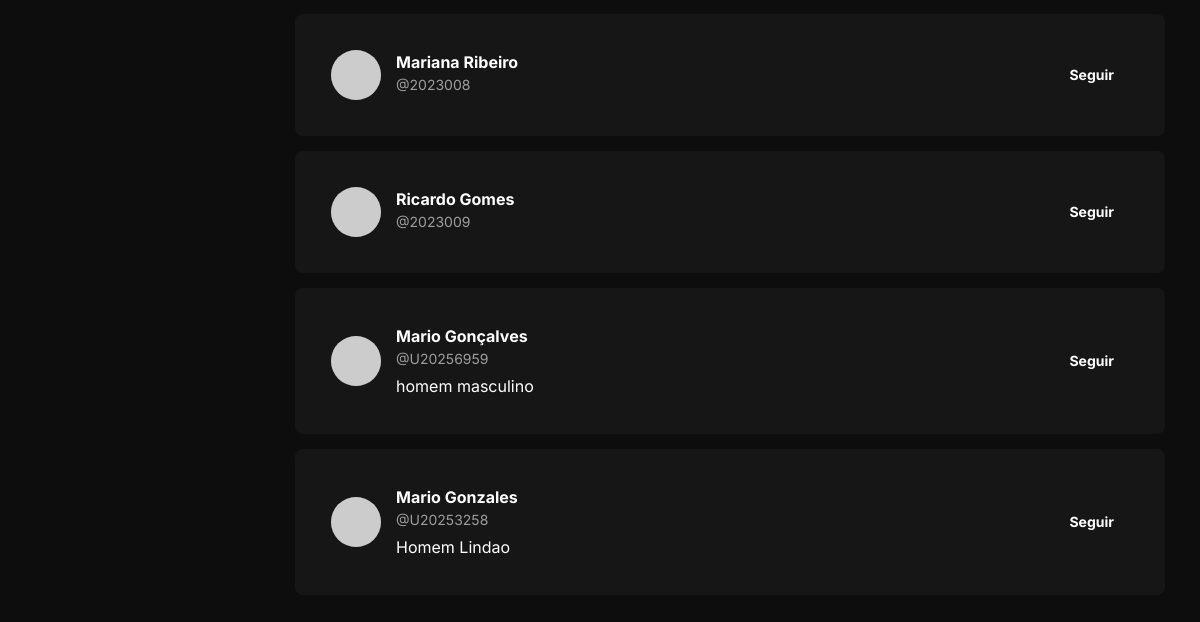
Before: /explorar.php?tab=usuarios (signed in, lower part) with the older database file.
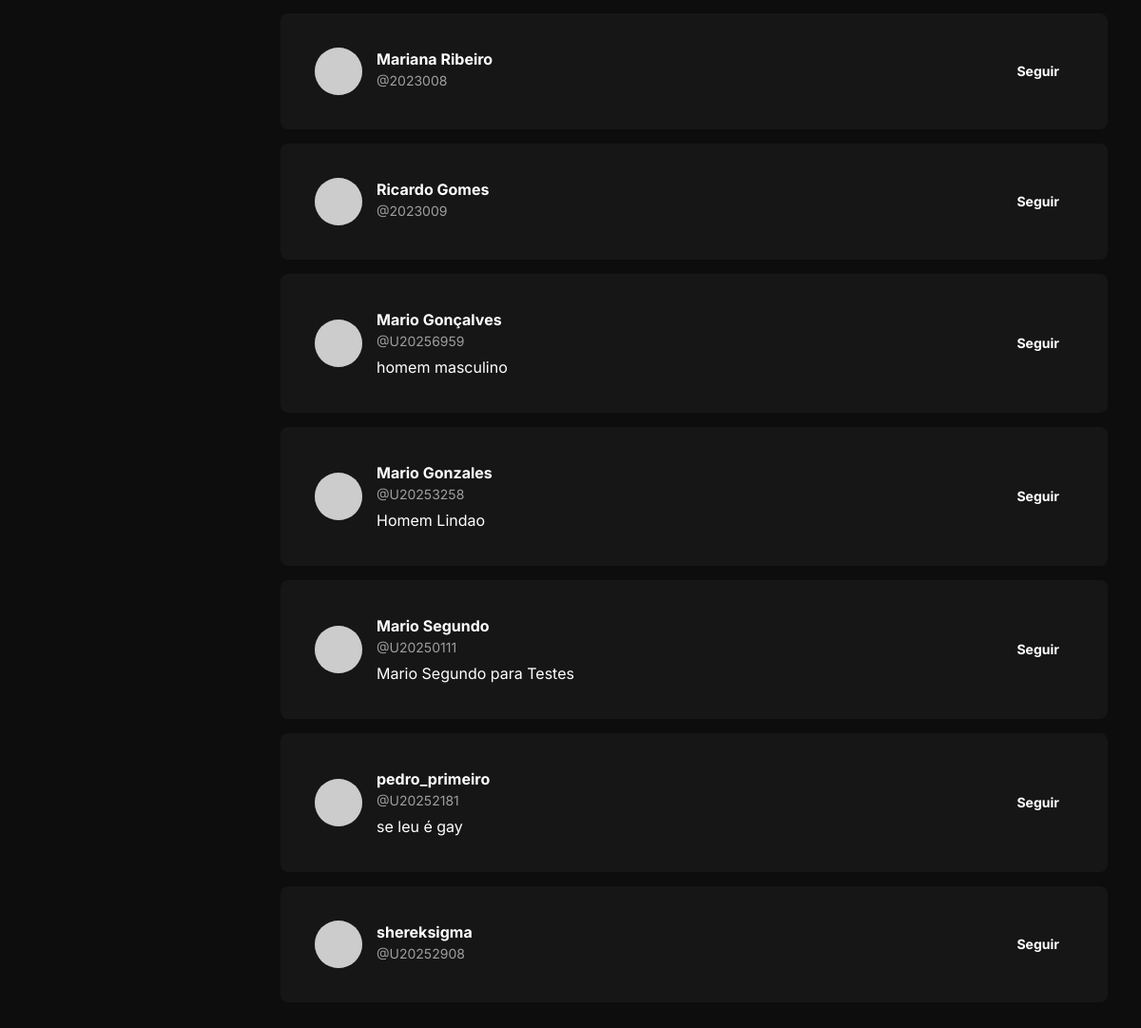
After: the same page with the newer database file.
### tables this page shows
CREATE TABLE `usuario` (
  `idusuario` int(10) UNSIGNED NOT NULL,
  `matricula` varchar(20) NOT NULL,
  `idade` tinyint(3) UNSIGNED NOT NULL,
  `foto` varchar(255) DEFAULT NULL,
  `email` varchar(100) NOT NULL,
  `nome` varchar(80) NOT NULL,
  `senha` varchar(255) NOT NULL,
  `data_criacao` datetime NOT NULL DEFAULT current_timestamp(),
  `status` enum('ativo','inativo') NOT NULL DEFAULT 'ativo',
  `criado_em` datetime NOT NULL DEFAULT current_timestamp(),
  `atualizado_em` datetime NOT NULL DEFAULT current_timestamp() ON UPDATE current_timestamp(),
  `admin` tinyint(1) NOT NULL DEFAULT 0
);

CREATE TABLE `usuario_config` (
  `id` int(11) NOT NULL,
  `usuario_id` int(10) UNSIGNED NOT NULL,
  `bio` text DEFAULT NULL,
  `telefone` varchar(20) DEFAULT NULL,
  `created_at` timestamp NOT NULL DEFAULT current_timestamp(),
  `updated_at` timestamp NOT NULL DEFAULT current_timestamp() ON UPDATE current_timestamp()
);

### includes/sidebar.php (called while the page is built, shortened)
<?php
$usuarioAtualId = $_SESSION['usuario_id'] ?? null;
?>

### functions/explorar_functions.php (called while the page is built, shortened)
<?php
function buscarUsuarios($pdo, $termoBusca = null, $usuarioAtualId, $pagina = 1, $itensPorPagina = 10) {
    $offset = ($pagina - 1) * $itensPorPagina;
    $sql = "SELECT u.idusuario, u.nome, u.matricula, u.email,
            uc.bio
            FROM usuario u
            LEFT JOIN usuario_config uc ON u.idusuario = uc.usuario_id
            WHERE u.idusuario != :usuarioAtualId
            AND u.status = 'ativo'";
    $params = [':usuarioAtualId' => $usuarioAtualId];
    $sql .= " LIMIT :offset, :limit";
    $stmt = $pdo->prepare($sql);
    foreach ($params as $key => $value) {
        $stmt->bindValue($key, $value);
    }
    $stmt->bindValue(':offset', $offset, PDO::PARAM_INT);
    $stmt->bindValue(':limit', $itensPorPagina, PDO::PARAM_INT);
    $stmt->execute();
    return $stmt->fetchAll(PDO::FETCH_ASSOC);
}
function estaSeguindo($pdo, $seguidorId, $seguidoId) {
    $sql = "SELECT COUNT(*)
            FROM usuario_seguidores
            WHERE seguidor_id = :seguidor_id AND seguido_id = :seguido_id";
    $stmt = $pdo->prepare($sql);
    $stmt->bindValue(':seguidor_id', $seguidorId, PDO::PARAM_INT);
    $stmt->bindValue(':seguido_id', $seguidoId, PDO::PARAM_INT);
    $stmt->execute();
    return $stmt->fetchColumn() > 0;
}

### explorar.php (the view, shortened to what the changed rows need)
<?php
require './functions/explorar_functions.php';
require 'includes/conexao.php';
$usuarioAtualId = isset($_SESSION['usuario_id']) ? $_SESSION['usuario_id'] : 0;
$termoBusca = isset($_GET['search']) ? trim($_GET['search']) : null;
$usuarios = buscarUsuarios($pdo, $termoBusca, $usuarioAtualId, 1, 10000);
$active_tab = isset($_GET['tab']) ? $_GET['tab'] : 'tendencias';
?>
<!DOCTYPE html>
<html lang="pt-BR">
<head>
    <link href="https://cdn.jsdelivr.net/npm/bootstrap@5.3.0-alpha1/dist/css/bootstrap.min.css" rel="stylesheet">
    <link rel="stylesheet" href="https://cdnjs.cloudflare.com/ajax/libs/font-awesome/5.15.4/css/all.min.css">
    <link rel="stylesheet" href="assets/css/style.css">
    <?php include 'includes/header.php'; ?>
</head>
<body>
    <?php include 'includes/sidebar.php' ?>
    <div class="d-flex">
        <div class="content-wrapper">
            <div class="container">
                <main class="content">
                    <?php if ($active_tab === 'tendencias'): ?>
                        <div class="tendencias-container">
                            <div class="alert alert-info">
                                As tendências serão implementadas na próxima versão.
                            </div>
                        </div>
                    <?php elseif ($active_tab === 'usuarios'): ?>
                        <div class="usuarios-container">
                            <?php foreach ($usuarios as $usuario): ?>
                                <div class="card">
                                    <div class="card-body">
                                        <div class="user-profile">
                                            <div class="avatar">
                                                <?php
                                                $nome = urlencode($usuario['nome']);
                                                $cor = substr(md5($usuario['nome']), 0, 6);
                                                ?>
                                                <img src="https://ui-avatars.com/api/?name=<?= $nome ?>&background=<?= $cor ?>&color=fff"
                                                    alt="<?= htmlspecialchars($usuario['nome']) ?>"
                                                    class="perfil-avatar-img">
                                            </div>
                                            <div class="user-info">
                                                <div class="user-name">
                                                    <?= htmlspecialchars($usuario['nome']) ?>
                                                </div>
                                                <div class="username">
                                                    @<?= htmlspecialchars($usuario['matricula']) ?>
                                                </div>
                                                <div class="user-bio"><?= htmlspecialchars($usuario['bio'] ?? '') ?></div>
                                            </div>
                                            <?php if ($usuarioAtualId && $usuarioAtualId != $usuario['idusuario']): ?>
                                                <?php if (estaSeguindo($pdo, $usuarioAtualId, $usuario['idusuario'])): ?>
                                                    <button class="btn btn-following">Seguindo</button>
                                                <?php else: ?>
                                                    <form method="POST" action="">
                                                        <button type="submit" class="btn btn-participate">Seguir</button>
                                                    </form>
                                                <?php endif; ?>
                                            <?php elseif ($usuarioAtualId == $usuario['idusuario']): ?>
                                                <button class="btn btn-outline-secondary" disabled>Você</button>
                                            <?php else: ?>
                                                <button class="btn btn-participate" disabled>Faça login</button>
                                            <?php endif; ?>
                                        </div>
                                    </div>
                                </div>
                            <?php endforeach; ?>
                        </div>
                    <?php endif; ?>
                </main>
            </div>
        </div>
    </div>
</body>
</html>

Changed rows visible on the page:
added usuario_config: usuario.nome "Mario Segundo", usuario.matricula "U20250111", bio "Mario Segundo para Testes"
added usuario_config: usuario.nome "pedro_primeiro", usuario.matricula "U20252181", bio "se leu é gay"
added usuario: nome "shereksigma", matricula "U20252908"
